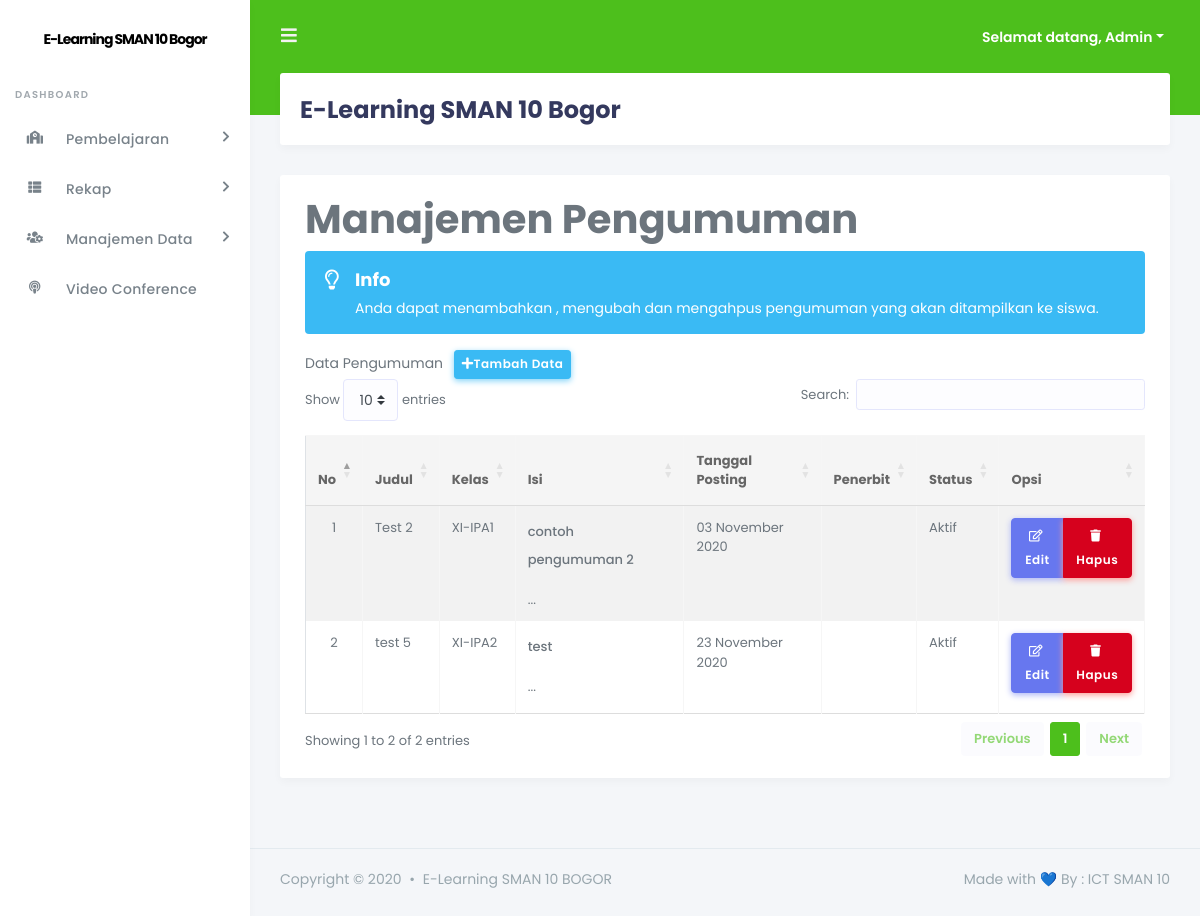
Screenshot of /admin/index.php?page=pengumuman (signed in) with the database file from the repository.
### tables this page shows
CREATE TABLE `tb_pengumuman` (
  `id_pengumuman` int(11) NOT NULL,
  `judul` text NOT NULL,
  `kelas` varchar(10) NOT NULL,
  `isi` longtext NOT NULL,
  `tgl_posting` date NOT NULL,
  `penerbit` varchar(10) NOT NULL,
  `status` enum('aktif','tidak aktif') NOT NULL
);

CREATE TABLE `tb_kelas` (
  `id_kelas` int(11) NOT NULL,
  `nama_kelas` varchar(50) NOT NULL,
  `wali_kelas` int(5) NOT NULL,
  `ketua_kelas` int(5) NOT NULL
);

### +koneksi.php (called while the page is built, shortened)
<?php
function tgl_indo($tgl) {
	$tanggal = substr($tgl,8,2);
	$bulan = getBulan(substr($tgl,5,2));
	$tahun = substr($tgl,0,4);
	return $tanggal.' '.$bulan.' '.$tahun;
}
function getBulan($bln){
	switch ($bln){
		case 11:
			return "November";
			break;
	}
}
?>

### admin/inc/pengumuman.php (the view, shortened to what this page needs)
<div class="row">
    <div class="col-md-12">
        <h1 class="page-header">Manajemen Pengumuman</h1>
    </div>
</div>
<?php
if (@$_GET['action'] == '') { ?>
	<div class="row">
		<div class="col-md-12">
	        <div class="panel panel-default">
            <div class="alert alert-info alert-has-icon">
      <div class="alert-icon"><i class="far fa-lightbulb"></i></div>
      <div class="alert-body">
        <div class="alert-title">Info</div>
        Anda dapat menambahkan , mengubah dan mengahpus pengumuman yang akan ditampilkan ke siswa.
      </div>
      </div>
	            <div class="panel-heading">Data Pengumuman &nbsp;
                <a href="?page=pengumuman&action=tambah" class="btn btn-info btn-sm"><i class="fas fa-plus"></i>Tambah Data</a> &nbsp;
              </div>
	            <div class="panel-body">
	                <div class="table-responsive">
	                    <table class="table table-striped table-bordered table-hover" id="pengumuman">
	                        <thead>
	                            <tr>
	                                <th>No</th>
	                                <th>Judul</th>
                                  <th>Kelas</th>
	                                <th>Isi</th>
	                                <th>Tanggal Posting</th>
	                                <th>Penerbit</th>
	                                <th>Status</th>
	                                <th>Opsi</th>
	                            </tr>
	                        </thead>
	                        <tbody>
							<?php
                            $no = 1;
                            if (@$_SESSION['admin']) {
                                $sql_pengumuman = mysqli_query($db, "SELECT * FROM tb_pengumuman JOIN tb_kelas ON tb_pengumuman.kelas = tb_kelas.id_kelas") or die($db->error);
                            } elseif (@$_SESSION['pengajar']) {
                                $sql_pengumuman = mysqli_query($db, "SELECT * FROM tb_pengumuman JOIN tb_kelas ON tb_pengumuman.kelas = tb_kelas.id_kelas WHERE penerbit = '$_SESSION[pengajar]'") or die($db->error);
                            }
                            if (mysqli_num_rows($sql_pengumuman) > 0) {
                                while ($data_pengumuman = mysqli_fetch_array($sql_pengumuman)) { ?>
									<tr>
										<td align="center"><?php echo $no++; ?></td>
										<td><?php echo $data_pengumuman['judul']; ?></td>
                    <td><?php echo $data_pengumuman['nama_kelas']; ?></td>
										<td><?php echo substr($data_pengumuman['isi'], 0, 50)." ..."; ?></td>
										<td><?php echo tgl_indo($data_pengumuman['tgl_posting']); ?></td>
										<td>
										</td>
										<td><?php echo ucfirst($data_pengumuman['status']); ?></td>
										<td align="center" width="90px">
                      <div class="btn-group mb-2" role="group" aria-label="Basic example">
											<a href="?page=pengumuman&action=edit&id=<?php echo $data_pengumuman['id_pengumuman']; ?>" class="btn btn-icon icon-left btn-primary"><i class="far fa-edit"></i>Edit</a>
	                                        <a onclick="return confirm('Yakin akan menghapus data?');" href="?page=pengumuman&action=hapus&id=<?php echo $data_pengumuman['id_pengumuman']; ?>" class="btn btn-icon icon-left btn-danger"><i class="fas fa-trash"></i>Hapus</a>
                                        </div>
                                        </td>
									</tr>
								<?php
                                }
                            } else {
                                echo '<tr><td colspan="7" align="center">Data tidak ditemukan</td></tr>';
                            } ?>
	                        </tbody>
	                    </table>
	                </div>
	            </div>
	        </div>
	    </div>
	</div>
<?php
} elseif (@$_GET['action'] == 'hapus') {
                        mysqli_query($db, "DELETE FROM tb_pengumuman WHERE id_pengumuman = '$_GET[id]'") or die($db->error);
                        echo '<script>window.location="?page=pengumuman";</script>';
                    } ?>

### admin/index.php (shortened to what this page needs)
<?php
include "../+koneksi.php";
if (@$_SESSION['admin'] || @$_SESSION['pengajar']) {
    ?>
<!DOCTYPE html>
<html>
<head>
    <link rel="stylesheet" href="https://stackpath.bootstrapcdn.com/bootstrap/4.4.1/css/bootstrap.min.css">
    <link rel="stylesheet" href="https://use.fontawesome.com/releases/v5.7.2/css/all.css">
    <link href="http://cdnjs.cloudflare.com/ajax/libs/summernote/0.8.9/summernote.css" rel="stylesheet">
    <link rel="stylesheet" type="text/css" href="https://cdn.datatables.net/1.10.22/css/dataTables.bootstrap4.min.css"/>
    <link rel="stylesheet" type="text/css" href="https://cdn.datatables.net/buttons/1.6.5/css/buttons.bootstrap4.min.css"/>
    <link rel="stylesheet" type="text/css" href="https://cdn.datatables.net/fixedcolumns/3.3.1/css/fixedColumns.bootstrap4.min.css"/>
    <link rel="stylesheet" type="text/css" href="https://cdn.datatables.net/fixedheader/3.1.7/css/fixedHeader.bootstrap4.min.css"/>
    <link rel="stylesheet" type="text/css" href="https://cdn.datatables.net/keytable/2.5.3/css/keyTable.bootstrap4.min.css"/>
    <link rel="stylesheet" type="text/css" href="https://cdn.datatables.net/responsive/2.2.6/css/responsive.bootstrap4.min.css"/>
    <link rel="stylesheet" type="text/css" href="https://cdn.datatables.net/scroller/2.0.3/css/scroller.bootstrap4.min.css"/>
    <link rel="stylesheet" type="text/css" href="https://cdn.datatables.net/searchbuilder/1.0.0/css/searchBuilder.bootstrap4.min.css"/>
    <link rel="stylesheet" type="text/css" href="https://cdn.datatables.net/searchpanes/1.2.1/css/searchPanes.bootstrap4.min.css"/>
    <link rel="stylesheet" type="text/css" href="https://cdn.datatables.net/select/1.3.1/css/select.bootstrap4.min.css"/>
    <link rel="stylesheet" href="stisla/assets/css/style.css">
    <link rel="stylesheet" href="stisla/assets/css/components.css">
</head>
<body>
  <div id="app">
    <div class="main-wrapper">
      <div class="navbar-bg"></div>
      <nav class="navbar navbar-expand-lg main-navbar">
        <form class="form-inline mr-auto">
          <ul class="navbar-nav mr-3">
            <li><a href="#" data-toggle="sidebar" class="nav-link nav-link-lg"><i class="fas fa-bars"></i></a></li>
          </ul>
        </form>
        <ul class="navbar-nav navbar-right">
          <li class="dropdown"><a href="#" data-toggle="dropdown" class="nav-link dropdown-toggle nav-link-lg nav-link-user">
            <div class="d-sm-none d-lg-inline-block">Selamat datang,
              <?php
              if (@$_SESSION['admin']) {
                  $sesi_id = @$_SESSION['admin'];
                  $level = "admin";
              } elseif (@$_SESSION['pengajar']) {
                  $sesi_id = @$_SESSION['pengajar'];
                  $level = "pengajar";
              }
    if ($level == 'admin') {
        $sql_terlogin = mysqli_query($db, "SELECT * FROM tb_admin WHERE id_admin = '$sesi_id'") or die($db->error);
    } elseif ($level == 'pengajar') {
        $sql_terlogin = mysqli_query($db, "SELECT * FROM tb_pengajar WHERE id_pengajar = '$sesi_id'") or die($db->error);
    }
    $data_terlogin = mysqli_fetch_array($sql_terlogin);
    echo ucfirst($data_terlogin['username']); ?>
              </div></a>
          </li>
        </ul>
      </nav>
      <div class="main-sidebar">
        <aside id="sidebar-wrapper">
          <div class="sidebar-brand">
            <a href="./">E-Learning SMAN 10 Bogor</a>
          </div>
          <ul class="sidebar-menu">
              <li class="menu-header">Dashboard</li>
              <?php
              if (@$_SESSION['admin']) {
                  ?>
                  <li class="nav-item dropdown">
                    <a href="#" class="nav-link has-dropdown"><i class="fas fa-school"></i><span>Pembelajaran</span></a>
              </li>
                      <li class="nav-item dropdown">
                        <a href="#" class="nav-link has-dropdown"><i class="fas fa-th-list"></i><span>Rekap</span></a>
                  </li>
                  <li class="nav-item dropdown">
                    <a href="#" class="nav-link has-dropdown"><i class="fas fa-users-cog"></i><span>Manajemen Data</span></a>
                  </li>
                      <li><a class="nav-link" href="?page=meet"><i class="fas fa-podcast"></i><span>Video Conference</span></a></li>
          <?php
              } ?>
          </ul>
        </aside>
      </div>
      <div class="main-content">
        <section class="section">
          <div class="section-header">
            <h1>E-Learning SMAN 10 Bogor</h1>
          </div>
          <div class="section-body">
            <div class="card-wrap">
            <div class="row">
              <div class="col-12">
                <div class="card">
            <div class="card-body">
                <?php
                if (@$_GET['page'] == '') {
                    include "inc/dashboard.php";
                } elseif (@$_GET['page'] == 'pengajar') {
                    include "inc/pengajar.php";
                } elseif (@$_GET['page'] == 'siswaregistrasi') {
                    include "inc/siswaregistrasi.php";
                } elseif (@$_GET['page'] == 'siswa') {
                    include "inc/siswa.php";
                } elseif (@$_GET['page'] == 'kelas') {
                    include "inc/kelas.php";
                } elseif (@$_GET['page'] == 'mapel') {
                    include "inc/mapel.php";
                } elseif (@$_GET['page'] == 'quiz') {
                    include "inc/quiz.php";
                } elseif (@$_GET['page'] == 'tugas') {
                    include "inc/tugas.php";
                } elseif (@$_GET['page'] == 'materi') {
                    include "inc/materi.php";
                } elseif (@$_GET['page'] == 'pengumuman') {
                    include "inc/pengumuman.php";
                } elseif (@$_GET['page'] == 'jurnal') {
                    include "inc/jurnal.php";
                } elseif (@$_GET['page'] == 'rekappresensisiswa') {
                    include "inc/rekappresensisiswa.php";
                } elseif (@$_GET['page'] == 'rekapjurnalpengajar') {
                    include "inc/rekapjurnalpengajar.php";
                } elseif (@$_GET['page'] == 'rekapnilaisiswa') {
                    include "inc/rekapnilaisiswa.php";
                } elseif (@$_GET['page'] == 'rekapnilaitugas') {
                    include "inc/rekapnilaitugas.php";
                } elseif (@$_GET['page'] == 'importdatapengajar') {
                    include "inc/form_import_data_pengajar.php";
                } elseif (@$_GET['page'] == 'importtugas') {
                    include "inc/form_import_tugas.php";
                } elseif (@$_GET['page'] == 'meet') {
                    include "inc/meet.php";
                } elseif (@$_GET['page'] == 'room1') {
                    include "vcon/iframe/iframe-room1.php";
                } elseif (@$_GET['page'] == 'room2') {
                    include "vcon/iframe/iframe-room2.php";
                } elseif (@$_GET['page'] == 'room3') {
                    include "vcon/iframe/iframe-room3.php";
                } elseif (@$_GET['page'] == 'room4') {
                    include "vcon/iframe/iframe-room4.php";
                } elseif (@$_GET['page'] == 'room-rapat-guru') {
                    include "vcon/room-rapat-guru.php";
                } else {
                    echo "<div class='col-xs-12'><div class='alert alert-danger'>[404] Halaman tidak ditemukan! Silahkan pilih menu yang ada!</div></div>";
                } ?>
              </div>
              </div>
            </div>
          </div>
              </div>
            </section>
          </div>
          <footer class="main-footer">
            <div class="footer-left">
              Copyright &copy; 2020 <div class="bullet"></div> E-Learning SMAN 10 BOGOR
            </div>
            <div class="footer-right">
              Made with 💙 By : ICT SMAN 10
            </div>
          </footer>
            </div>
        </div>
</body>
</html>
<?php
} else {
                    include "login.php";
                }
?>

### rows the page displays
tb_pengumuman: judul "Test 2", tb_kelas.nama_kelas "XI-IPA1", isi "contoh pengumuman 2", tgl_posting "03 November 2020", status "Aktif"
tb_pengumuman: judul "test 5", tb_kelas.nama_kelas "XI-IPA2", isi "test", tgl_posting "23 November 2020", status "Aktif"

### other values shown
$data_terlogin['username'] "Admin"
